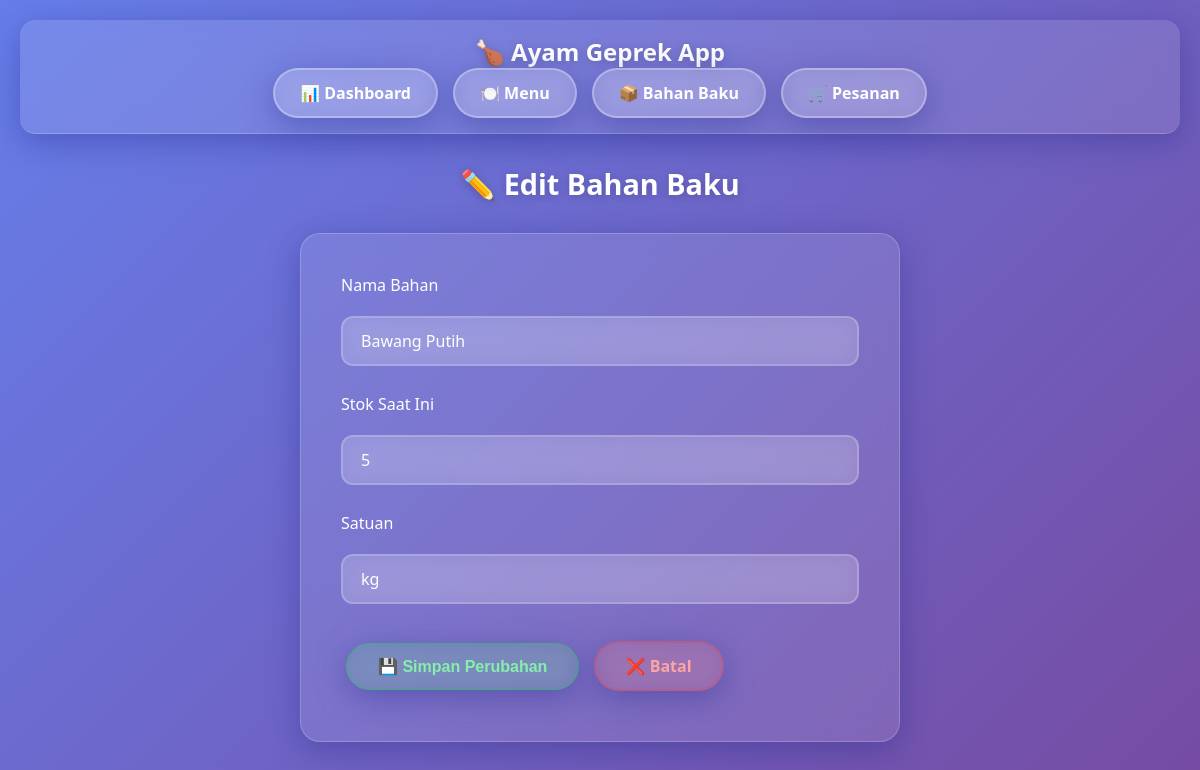
/bahan/bahan_edit.php?id=3, run on the app's committed database.
### tables this page shows
CREATE TABLE Bahan_Baku (
    id_bahan INT AUTO_INCREMENT PRIMARY KEY,
    nama_bahan VARCHAR(100),
    stok_saat_ini INT,
    satuan VARCHAR(50)
);

### bahan/bahan_edit.php (the view, shortened to what this page needs)
<?php include '../header.php'; ?>
<?php include '../koneksi.php'; ?>
<h2>✏️ Edit Bahan Baku</h2>
<?php
$id = $_GET['id'];
$data = mysqli_query($conn, "SELECT * FROM Bahan_Baku WHERE id_bahan = $id");
$d = mysqli_fetch_array($data);
?>
<form method="POST">
    <div style="margin-bottom: 15px;">
        <label style="color: white; display: block; margin-bottom: 8px;">Nama Bahan</label>
        <input type="text" name="nama_bahan" value="<?= $d['nama_bahan']; ?>" required>
    </div>
    <div style="margin-bottom: 15px;">
        <label style="color: white; display: block; margin-bottom: 8px;">Stok Saat Ini</label>
        <input type="number" name="stok" value="<?= $d['stok_saat_ini']; ?>" required>
    </div>
    <div style="margin-bottom: 15px;">
        <label style="color: white; display: block; margin-bottom: 8px;">Satuan</label>
        <input type="text" name="satuan" value="<?= $d['satuan']; ?>" required>
    </div>
    <button type="submit" name="submit" style="background: rgba(34, 197, 94, 0.15); border: 2px solid rgba(34, 197, 94, 0.3); color: #86efac;">💾 Simpan Perubahan</button>
    <a href="bahan.php" class="btn" style="background: rgba(239, 68, 68, 0.15); border: 2px solid rgba(239, 68, 68, 0.3); color: #fca5a5;">❌ Batal</a>
</form>
<?php include '../footer.php'; ?>

### style.css (style rules this page uses)
* { margin: 0; padding: 0; box-sizing: border-box; }
body { font-family: 'Segoe UI', Tahoma, Geneva, Verdana, sans-serif; background: linear-gradient(135deg, #667eea 0%, #764ba2 100%); min-height: 100vh; color: #333; padding: 20px; }
h1, h2 { text-align: center; margin-bottom: 30px; color: white; text-shadow: 0 2px 10px rgba(0, 0, 0, 0.2); font-size: 2.2rem; }
h2 { font-size: 1.8rem; }
form { background: rgba(255, 255, 255, 0.1); backdrop-filter: blur(10px); -webkit-backdrop-filter: blur(10px); border: 1px solid rgba(255, 255, 255, 0.2); padding: 40px; border-radius: 20px; width: 90%; max-width: 600px; margin: 30px auto; box-shadow: 0 8px 32px 0 rgba(31, 38, 135, 0.37); }
input, select, textarea { padding: 12px 18px; margin: 12px 0; width: 100%; background: rgba(255, 255, 255, 0.15); backdrop-filter: blur(10px); -webkit-backdrop-filter: blur(10px); border: 2px solid rgba(255, 255, 255, 0.2); border-radius: 12px; color: white; font-size: 1rem; transition: all 0.3s ease; font-family: inherit; }
input::placeholder, select, textarea { color: rgba(255, 255, 255, 0.7); }
button, .btn { padding: 12px 30px; margin: 10px 5px; background: rgba(255, 255, 255, 0.15); backdrop-filter: blur(10px); -webkit-backdrop-filter: blur(10px); border: 2px solid rgba(255, 255, 255, 0.3); color: white; border-radius: 25px; cursor: pointer; font-weight: 600; font-size: 1rem; transition: all 0.3s ease; display: inline-block; text-decoration: none; box-shadow: 0 8px 32px 0 rgba(31, 38, 135, 0.37); }

### data on the page
bahan_baku: nama_bahan "Bawang Putih", stok "5", satuan "kg"
